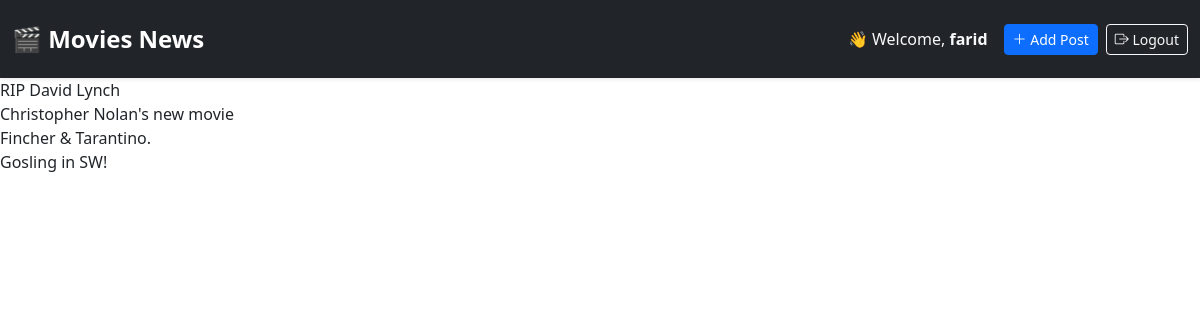
The app's page / (signed in) with its own data.
### blog/models.py (models this page shows, shortened)
class Post(models.Model):
    post_header = models.CharField(max_length=30)
    post_text = models.TextField()
    post_date = models.DateField(default=date.today)

### blog/views.py (the view)
# urls.py: path('', views.PostList.as_view(), name='index'),
class PostList(ListView):
    context_object_name = "posts"
    model = Post
    template_name = 'post_list.html'

### templates/post_list.html
{% extends "base.html" %}
{% block content %}
    {% for post in posts %}
        <a class="link-dark text-decoration-none" href="{% url "blog:post" post.id %}">{{ post.post_header }}</a><br>
    {% endfor %}
{% endblock content %}

### templates/navbar.html (shortened to what this page needs)
<link href="https://cdn.jsdelivr.net/npm/bootstrap@5.3.3/dist/css/bootstrap.min.css" rel="stylesheet">
<link href="https://cdn.jsdelivr.net/npm/bootstrap-icons@1.10.5/font/bootstrap-icons.css" rel="stylesheet">
<nav class="navbar navbar-expand-lg navbar-dark bg-dark shadow-sm py-3">
  <div class="container-fluid">
    <a class="navbar-brand fw-bold fs-4" href="/">🎬 Movies News</a>
    <div class="d-flex align-items-center ms-auto">
      {% if user.is_authenticated %}
        <span class="navbar-text text-light me-3">
          👋 Welcome, <strong>{{ user.username }}</strong>
        </span>
        <a href="{% url 'blog:new_post' %}" class="btn btn-sm btn-primary me-2">
          <i class="bi bi-plus-lg"></i> Add Post
        </a>
        <a href="{% url 'blog:logout' %}" class="btn btn-sm btn-outline-light">
          <i class="bi bi-box-arrow-right"></i> Logout
        </a>
      {% endif %}
    </div>
  </div>
</nav>

### records on screen
Post: post_header "RIP David Lynch"
Post: post_header "Christopher Nolan's new movie"
Post: post_header "Fincher & Tarantino."
Post: post_header "Gosling in SW!"

### other values on screen
{{ user.username }} "farid"
